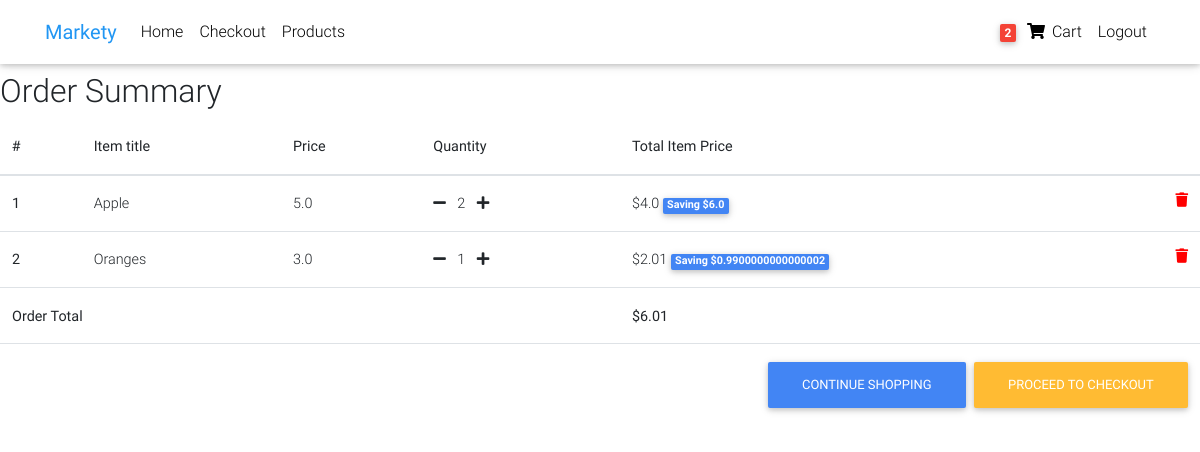
The app's page /order-summary (signed in), older data.
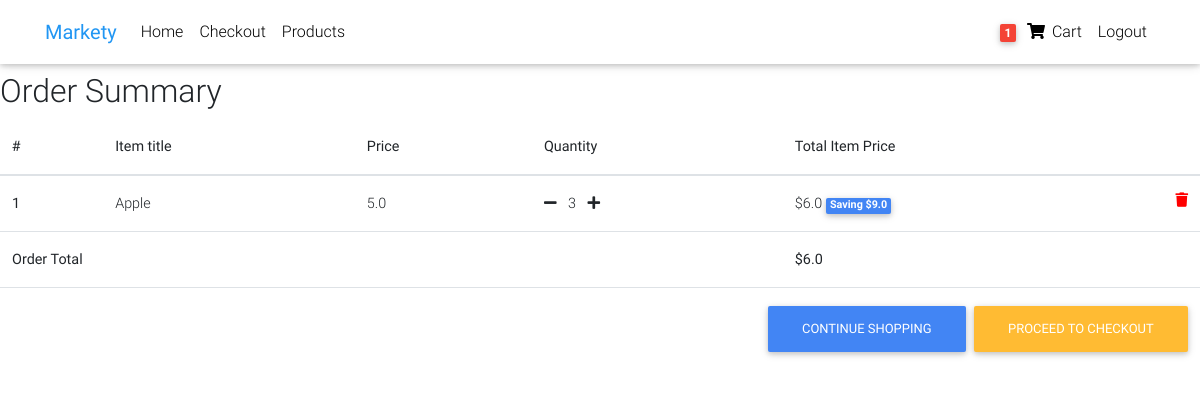
The same page, newer data.
### core/models.py (models this page shows, shortened)
class Order(models.Model):
    user = models.ForeignKey(settings.AUTH_USER_MODEL, verbose_name=(""), on_delete=models.CASCADE)
    items = models.ManyToManyField(OrderItem, verbose_name=(""))
    start_date = models.DateTimeField((""), auto_now=False, auto_now_add=True)
    ordered_date = models.DateTimeField((), auto_now=False, auto_now_add=False)
    ordered = models.BooleanField(default=False)
    def get_total(self):
        total = 0
        for order_item in self.items.all():
            total += order_item.get_final_price()
        return total

class OrderItem(models.Model):
    user = models.ForeignKey(settings.AUTH_USER_MODEL, on_delete=models.CASCADE)
    ordered = models.BooleanField(default=False)
    item = models.ForeignKey(Item, on_delete=models.CASCADE)
    quantity = models.IntegerField(default=1)
    def get_total_item_price(self):
        return self.quantity * self.item.price
    def get_total_discount_item_price(self):
        return self.quantity * self.item.discount_price
    def get_amount_saved(self):
        return self.get_total_item_price() - self.get_total_discount_item_price()
    def get_final_price(self):
        if self.item.discount_price:
            return self.get_total_discount_item_price()
        return self.get_total_item_price()

class Item(models.Model):
    title = models.CharField(max_length=100)
    price = models.FloatField()
    discount_price = models.FloatField(blank=True, null=True)
    category = models.CharField(choices=CATEGORY_CHOICES, max_length=2)
    label = models.CharField(choices=LABEL_CHOICES, max_length=1)
    slug = models.SlugField()
    description = models.TextField()

### core/views.py (the view)
# urls.py: path('order-summary', OrderSummaryView.as_view(), name="order-summary"),
class OrderSummaryView(LoginRequiredMixin, View):
    def get(self, *args, **kwargs):
        try:
            order = Order.objects.get(user=self.request.user, ordered=False)
            context = {
                'object': order
            }
            return render(self.request, "order_summary.html", context)
        except ObjectDoesNotExist:
            messages.warning(self.request, "You do not have an active order")
            return redirect("/")

### core/templatetags/cart_template_tags.py (called while the page is built)
@register.filter
def cart_item_count(user):
    if user.is_authenticated:
        qs = Order.objects.filter(user=user, ordered=False)
        if qs.exists():
            return qs[0].items.count()
    return 0

### core/templates/order_summary.html (shortened to what this page needs)
{% extends "base.html" %}
{% block content %}
    <main>
        <div class="table-responsive text-nowrap">
            <h2>Order Summary</h2>
            <table class="table">
                <thead>
                    <tr>
                        <th scope="col">#</th>
                        <th scope="col">Item title</th>
                        <th scope="col">Price</th>
                        <th scope="col">Quantity</th>
                        <th scope="col">Total Item Price</th>
                    </tr>
                </thead>
                <tbody>
                    {% for order_item in object.items.all %}
                        <tr>
                            <th scope="row">{{ forloop.counter }}</th>
                            <td>{{ order_item.item.title }}</td>
                            <td>{{ order_item.item.price }}</td>
                            <td>
                                <a href="{% url 'core:remove-single-item-from-cart' order_item.item.slug %}"><i class="fas fa-minus mr-2"></i></a>
                                    {{ order_item.quantity }}
                                <a href="{% url 'core:add-to-cart' order_item.item.slug %}"><i class="fas fa-plus ml-2"></i></a>
                            </td>
                            <td>
                                {% if order_item.item.discount_price %}
                                    ${{ order_item.get_total_discount_item_price }}
                                    <span class="badge badge-primary">Saving ${{ order_item.get_amount_saved }}</span>
                                {% else %}
                                    ${{ order_item.get_total_item_price }}
                                {% endif %}
                                <a style='color: red;' href="{% url 'core:remove-from-cart' order_item.item.slug %}">
                                    <i class="fas fa-trash float-right"></i>
                                </a>
                        </tr>
                    {% endfor %}
                    {% if object.get_total%}
                        <tr>
                            <td colspan="4"><b>Order Total</b></td>
                            <td><b>${{ object.get_total }}</b></td>
                        </tr>
                        <tr>
                            <td colspan="5">
                            <a class='btn btn-warning float-right ml-2' href="{% url 'core:checkout' %}"">Proceed to checkout</a>
                            <a class='btn btn-primary float-right' href='/'>Continue shopping</a>
                            </td>
                        </tr>
                    {% endif %}
                </tbody>
            </table>
        </div>
    </main>
{% endblock content %}

### core/templates/base.html (shortened to what this page needs)
{% load static %}
<!DOCTYPE html>
<html lang="en">
<head>
  <link rel="stylesheet" href="https://use.fontawesome.com/releases/v5.8.1/css/all.css">
  <link rel="stylesheet" href="{% static 'css/hello.css' %}" >
  <link href="{% static 'css/bootstrap.min.css' %}" rel="stylesheet">
  <link href="{% static 'css/mdb.min.css' %}" rel="stylesheet">
  <link href="{% static 'css/style.min.css' %}" rel="stylesheet">
</head>
{% include "navbar.html" %}
<body>
    <div class="mt-5 pt-4">
    </div>
    <div>
      {% block content %}
      {% endblock content %}
    </div>
</body>
</html>

### core/templates/navbar.html (shortened to what this page needs)
{% load cart_template_tags %}
<nav class="navbar fixed-top navbar-expand-lg navbar-light white scrolling-navbar">
    <div class="container">
      <a class="navbar-brand waves-effect" href="/">
        <strong class="blue-text">Markety</strong>
      </a>
      <div class="collapse navbar-collapse" id="navbarSupportedContent">
        <ul class="navbar-nav mr-auto">
          <li class="nav-item">
            <a class="nav-link waves-effect" href="/">Home
            </a>
          </li>
          <li class="nav-item">
            <a class="nav-link waves-effect" href="/checkout">
            Checkout</a>
          </li>
          <li class="nav-item">
            <a class="nav-link waves-effect" href="/products">
            Products</a>
          </li>
        </ul>
          <ul class="navbar-nav nav-flex-icons">
          {% if request.user.is_authenticated %}
          <li class="nav-item">
            <a href="{% url 'core:order-summary' %}" class="nav-link waves-effect">
              <span class="badge red z-depth-1 mr-1"> {{ request.user|cart_item_count }} </span>
              <i class="fas fa-shopping-cart"></i>
              <span class="clearfix d-none d-sm-inline-block"> Cart </span>
            </a>
          </li>
          <li class="nav-item">
            <a class="nav-link waves-effect" href="{% url 'account_logout' %}">
              <span class="clearfix d-none d-sm-inline-block"> Logout </span>
            </a>
          </li>
          {% endif %}
        </ul>
      </div>
    </div>
  </nav>

### core/templates/base.html (style rules this page uses)
html, body, header, .carousel { height: 60vh; }

Row changes from the older to the newer data that the page shows:
no longer on this page (row unchanged): OrderItem: item "Oranges", item.price "3.0", quantity "1", get_total_discount_item_price "2.01", get_amount_saved "0.9900000000000002"
changed OrderItem "Apple": quantity "2" → "3"; get_total_discount_item_price "4.0" → "6.0"; get_amount_saved "6.0" → "9.0"
changed through a linked row, Order: get_total "6.01" → "6.0"
Text that changed along with them:
{{ request.user|cart_item_count }}: "2" → "1"
